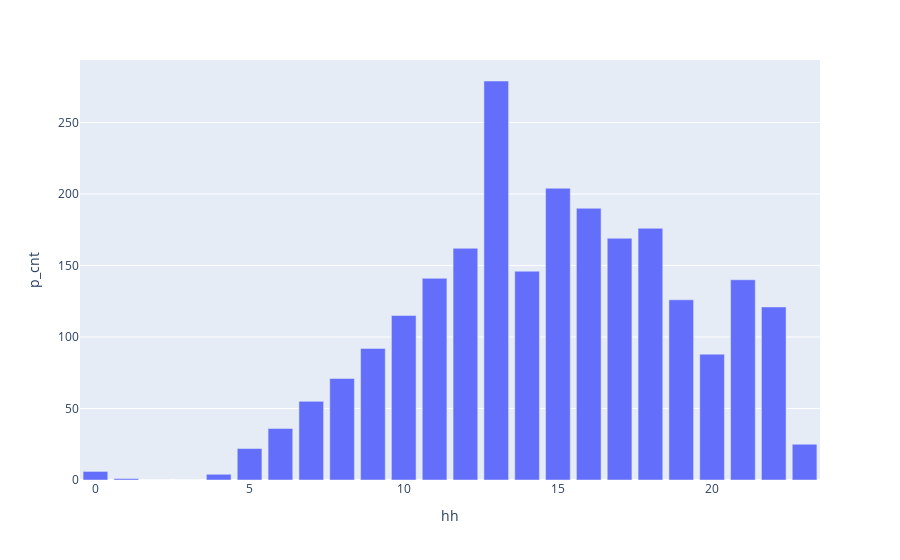

Notebook source saved alongside this figure:
### Code cell
import plotly.express as px
data = jdata01_dong1
fig = px.bar(data, x='hh', y='p_cnt')
fig.show()

### Figure 1 — Plotly figure (JSON) as saved in the notebook; plotly's stock layout.template omitted (floating-point values rounded to 4 significant figures)
{"data": [{"alignmentgroup": "True", "hovertemplate": "hh=%{x}<br>p_cnt=%{y}<extra></extra>", "legendgroup": "", "marker": {"color": "#636efa", "pattern": {"shape": ""}}, "name": "", "offsetgroup": "", "orientation": "v", "showlegend": false, "textposition": "auto", "type": "bar", "x": [0, 1, 2, 3, 4, 5, 6, 7, 8, 9, 10, 11, 12, 13, 14, 15, 16, 17, 18, 19, 20, 21, 22, 23], "xaxis": "x", "y": [6, 1, 0, 0, 4, 22, 36, 55, 71, 92, 115, 141, 162, 279, 146, 204, 190, 169, 176, 126, 88, 140, 121, 25], "yaxis": "y"}], "layout": {"autosize": true, "barmode": "relative", "legend": {"tracegroupgap": 0}, "margin": {"t": 60}, "xaxis": {"anchor": "y", "autorange": true, "domain": [0, 1], "range": [-0.5, 23.5], "title": {"text": "hh"}, "type": "linear"}, "yaxis": {"anchor": "x", "autorange": true, "domain": [0, 1], "range": [0, 293.7], "title": {"text": "p_cnt"}, "type": "linear"}}}
